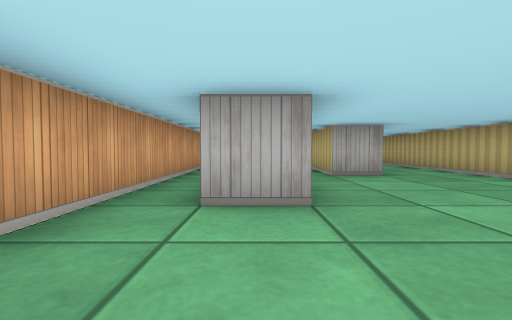
view 1 (above)

19 first-person views from a walk through a cub3D level. The camera is about half as high as the walls, tilts 2° down and sees 85° across. The floor is counted in squares. Each view is taken from the middle of a square. On the plan, view 1 faces up. The plan holds only what a view shows up to about 9 squares ahead; the rest is blank.

view 2
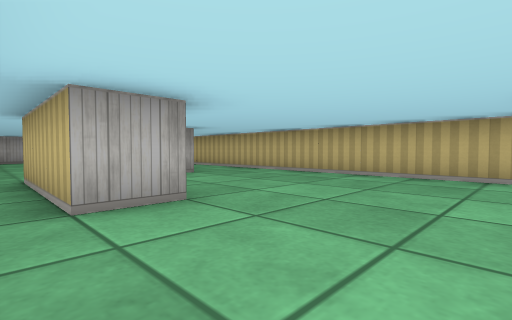

view 3
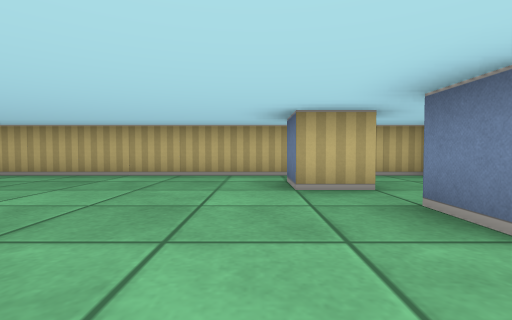

view 4
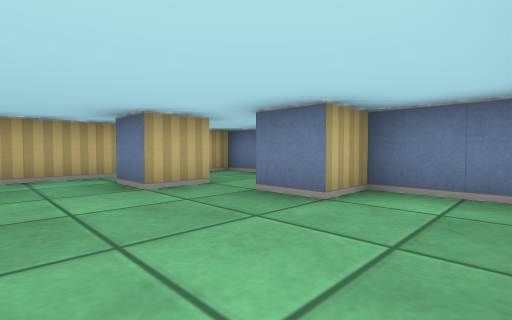

view 5
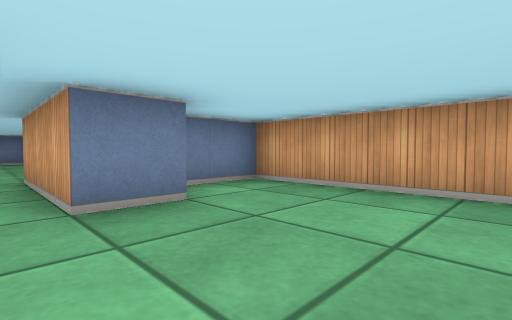

view 6
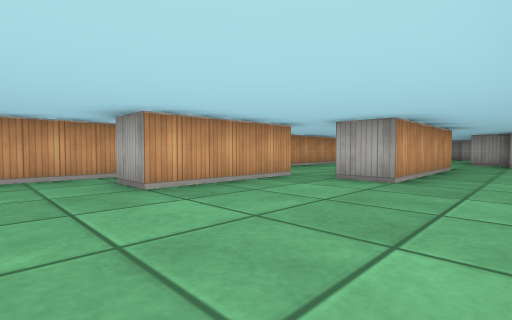

view 7
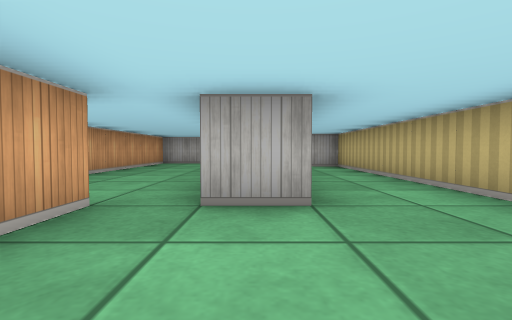

view 8
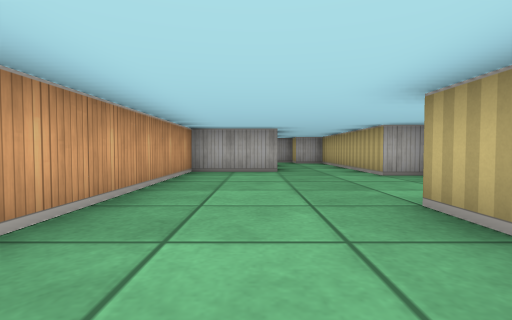

view 9
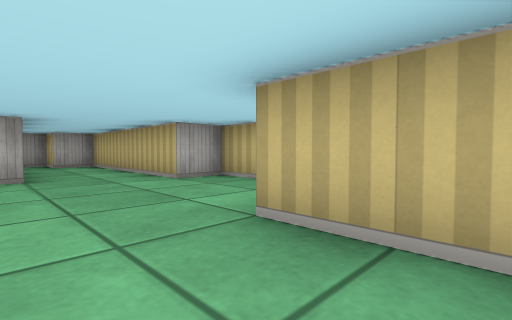

view 10
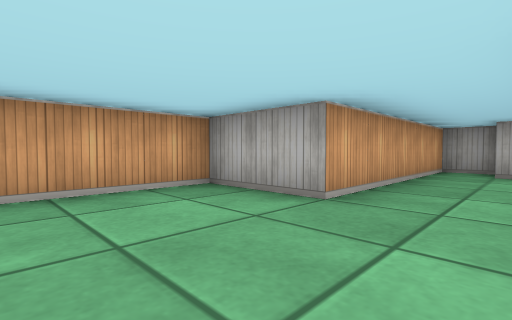

view 11
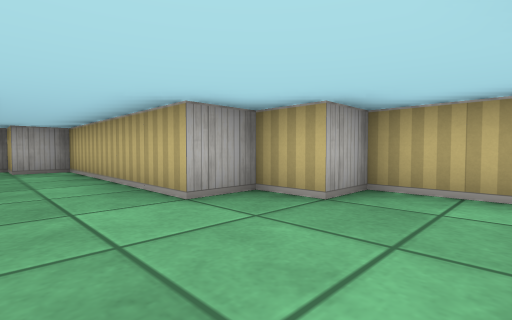

view 12
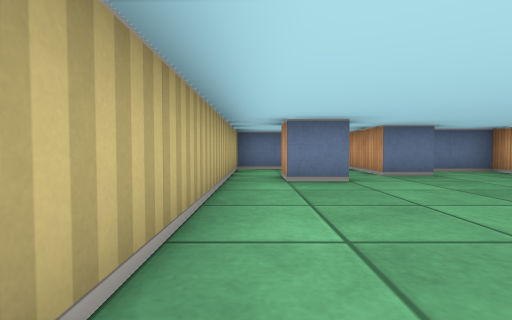

view 13
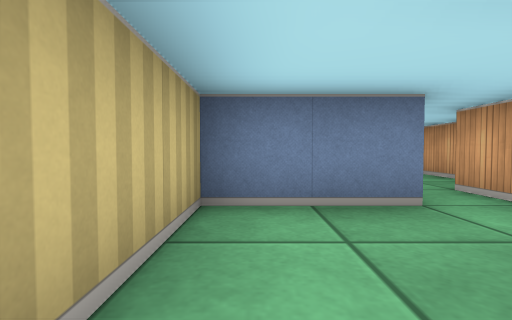

view 14
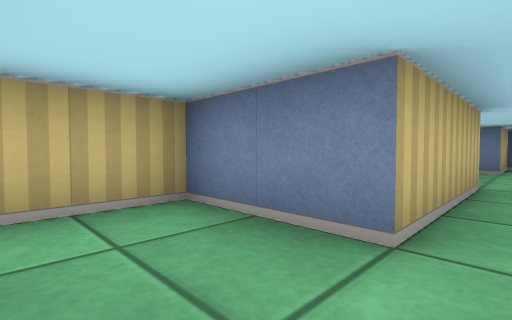

view 15
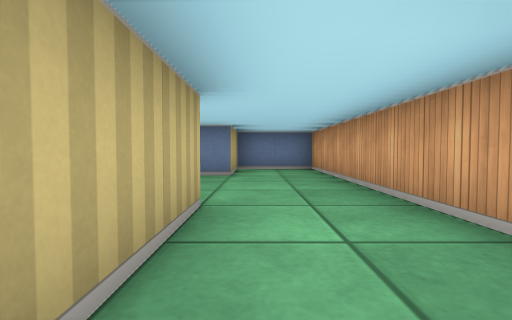

view 16
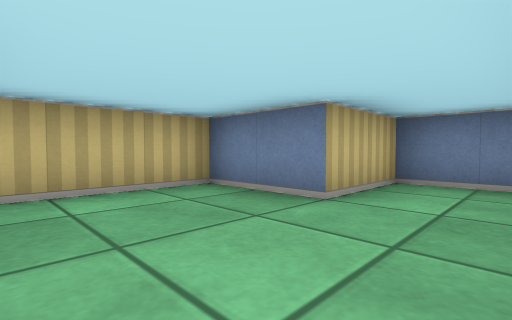

view 17
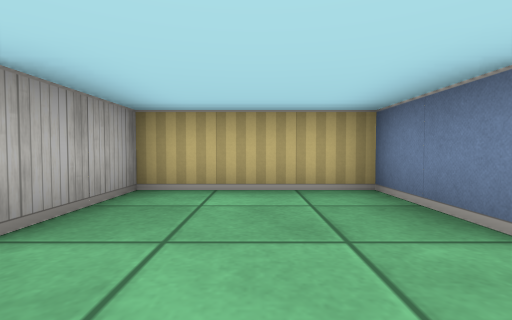

view 18
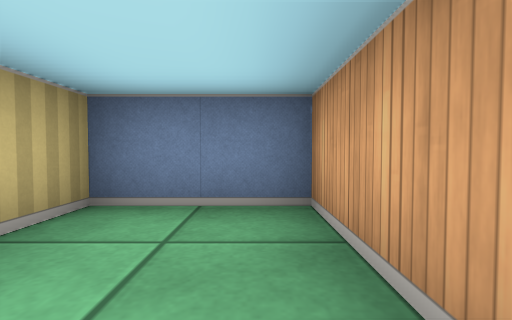

view 19
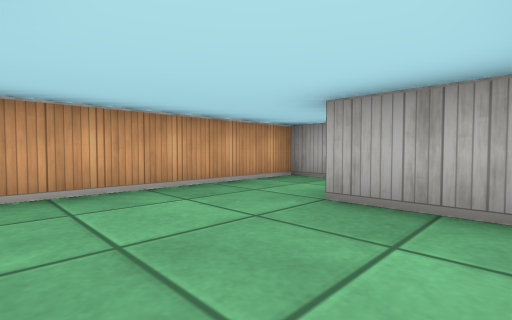

### Floor plan
Points are (right, up) in squares from view 1. A wall is a line through its corners. A room is listed if a view was taken in it or the views show most of it. See-through windows are left out.
Room 1 (views 1, 2, 3, 4, 5, 6, 7, 12, 13, 14)
walls: (2.5, -1.6) (2.5, -0.5) (3.5, -0.5) (3.5, -1.4); (0.5, 5.5) (0.5, 2.5) (-0.5, 2.5) (-0.5, 5.5); (-1.5, 5.5) (-1.5, -2.5) (0.5, -2.5) (0.5, -1.5) (1.5, -1.5) (1.5, -3.5); (2.5, -3.5) (4.5, -3.5) (4.5, 9.5); (2.5, 9.5) (2.5, 5.5) (1.5, 5.5)
ways out: opening at (0, 6) to room 2; opening at (3.5, 10) to room 2; opening at (2, -4) to room 3
Room 2 (views 8, 9, 10, 11)
walls: (4.5, 9.5) (4.5, 11.5) (3.5, 11.5) (3.5, 12.5) (2.5, 12.5) (2.5, 17.5) (1.5, 17.5) (1.5, 18.5) (0.5, 18.5) (0.5, 13.5) (-1.5, 13.5) (-1.5, 5.5); (1.5, 5.5) (1.5, 9.5)
ways out: opening at (0, 6) to room 1; opening at (3.5, 10) to room 1
Room 3 (views 15, 16, 17, 18, 19)
walls: (1.5, -3.5) (1.5, -4.5) (0.5, -4.5) (0.5, -11.5) (2.5, -11.5) (2.5, -9.5) (4.5, -9.5) (4.5, -6.5) (2.5, -6.5) (2.5, -3.5)
ways out: opening at (2, -4) to room 1

Where each view was taken, in squares from view 1:
view 1: 0 up, 0 right, facing up
view 2: 0 up, 1 left, facing up-right
view 3: 0 up, 1 left, facing right
view 4: 1 up, 1 left, facing down-right
view 5: 1 up, 2 right, facing down-left
view 6: 1 up, 4 right, facing up-left
view 7: 3 up, 2 right, facing up
view 8: 7 up, 0 right, facing up
view 9: 8 up, 0 right, facing up-right
view 10: 11 up, 2 right, facing up-left
view 11: 10 up, 1 right, facing up-right
view 12: 4 up, 4 right, facing down
view 13: 1 down, 4 right, facing down
view 14: 2 down, 2 right, facing down-right
view 15: 4 down, 2 right, facing down
view 16: 7 down, 1 right, facing down-right
view 17: 8 down, 1 right, facing right
view 18: 9 down, 1 right, facing down
view 19: 9 down, 4 right, facing up-left
